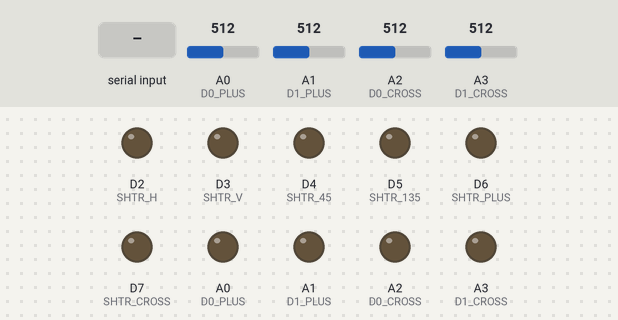
A sketch run on a simulated Arduino Zero (SAMD21). Parts: output pins drawn as LEDs (lit = HIGH). Inputs (shaded band) come from the test bench; at power-on: A0 (D0_PLUS) = 512, A1 (D1_PLUS) = 512, A2 (D0_CROSS) = 512, A3 (D1_CROSS) = 512 (analog values on the 0–1023 scale). What the sketch prints to the serial monitor is not drawn.

Above: at 1.2 s.
1.3 s: "0" received over Serial
At 1.7 s:
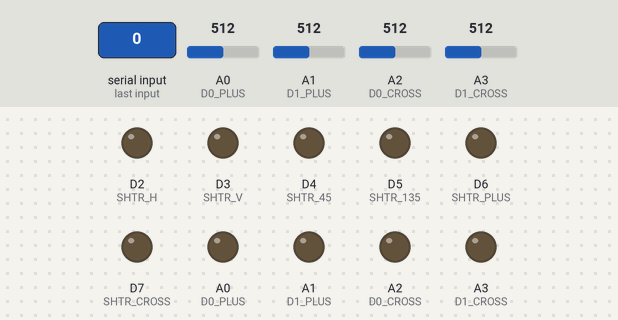
2.8 s: "1" received over Serial
At 4.0 s:
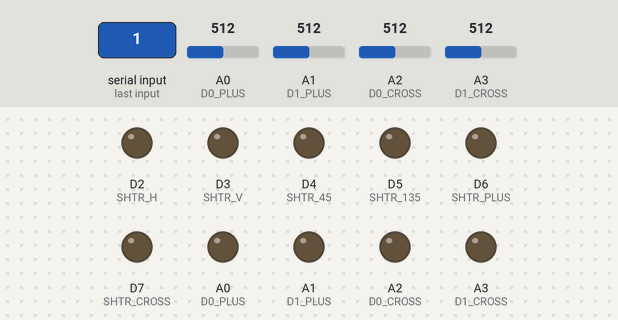
4.3 s: "2" received over Serial
At 5.2 s:
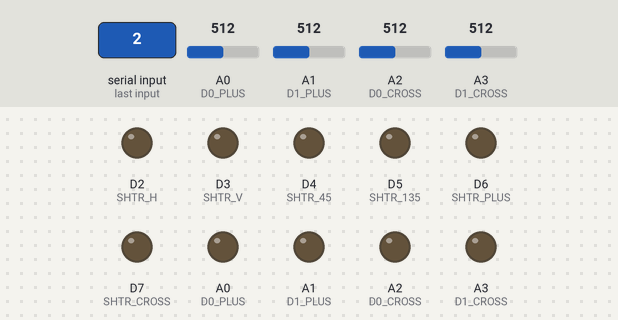
5.8 s: "3" received over Serial
At 6.3 s:
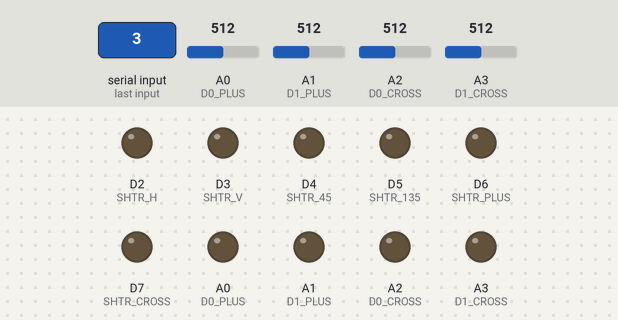
7.3 s: "4" received over Serial
At 8.5 s:
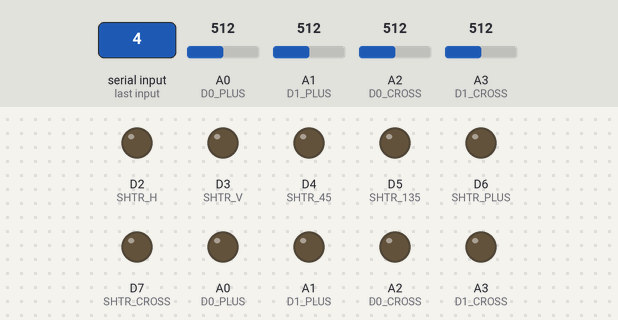
8.8 s: "5" received over Serial
At 9.8 s:
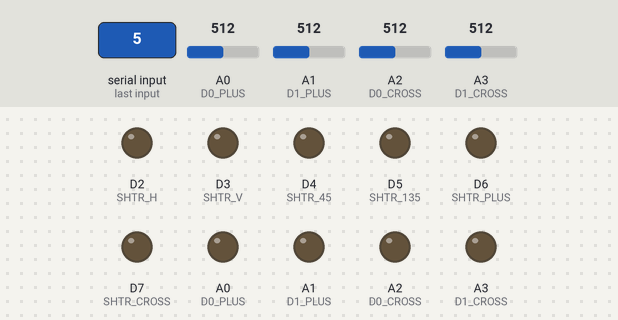
Timing chart, 0 to 11.3 s (numbered marks = the images above; inputs shaded):
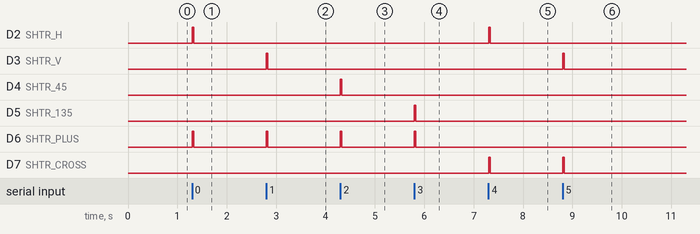

The sketch:

RandomInterruptCall_ArduinoIDE.ino
```cpp
#define SHTR_H 2           //TTL for Shutter H
#define SHTR_V 3           //TTL for Shutter V
#define SHTR_45 4          //TTL for Shutter 45
#define SHTR_135 5         //TTL for Shutter 135
#define SHTR_PLUS 6        //TTL for Shutter +
#define SHTR_CROSS 7       //TTL for Shutter x

#define D0_PLUS A0         //Detector +0
#define D1_PLUS A1         //Detector +1
#define D0_CROSS A2        //Detector x0
#define D1_CROSS A3        //Detector x1


double val0;
double val1;
double val2;
double val3;
int i;


void setup() {

  Serial.begin(9600);
  analogReadResolution(12);

  pinMode( SHTR_H, OUTPUT);        digitalWrite(SHTR_H, LOW);
  pinMode( SHTR_V, OUTPUT);        digitalWrite(SHTR_V, LOW);
  pinMode( SHTR_45, OUTPUT);       digitalWrite(SHTR_45, LOW);
  pinMode( SHTR_135, OUTPUT);      digitalWrite(SHTR_135, LOW);
  pinMode( SHTR_PLUS, OUTPUT);     digitalWrite(SHTR_PLUS, LOW);
  pinMode( SHTR_CROSS, OUTPUT);    digitalWrite(SHTR_CROSS, LOW);

  pinMode( D0_PLUS, INPUT);        analogWrite(D0_PLUS, 0);
  pinMode( D1_PLUS, INPUT);        analogWrite(D1_PLUS, 0);
  pinMode( D0_CROSS, INPUT);       analogWrite(D0_CROSS, 0);
  pinMode( D1_CROSS, INPUT);       analogWrite(D1_CROSS, 0);
  Serial.flush();

}

void loop() {
}


void serialEvent() {
  if (Serial.available()) {
    i = Serial.read();
  }

  if (i == '0') {
    CALL_0();
  }
  else if (i == '1') {
    CALL_1();
  }
    else if (i == '2') {
    CALL_2();
  }
    else if (i == '3') {
    CALL_3();
  }
    else if (i == '4') {
    CALL_4();
  }
    else if (i == '5') {
    CALL_5();
  }
    else if (i == '6') {
    CALL_6();
  }
    else if (i == '7') {
    CALL_7();
  }
}


void CALL_0() {
  /* SHUTTER OPENING*/
  digitalWrite(SHTR_H, HIGH);        digitalWrite(SHTR_PLUS, HIGH);      delay(30);
  /* SENDING DETECTORS DATA */
  Serial.write("H");                 Serial.print("START");              //Serial.print("           ");
  Serial.write("+");                 Serial.print("BASE");               //Serial.print("           ");
  val0 = analogRead(D0_PLUS);        Serial.print(val0);                 Serial.print("DONE");                  //Serial.print("           ");
  val1 = analogRead(D1_PLUS);        Serial.print(val1);                 Serial.print("DTWO");                  //Serial.print("           ");
  val2 = analogRead(D0_CROSS);       Serial.print(val2);                 Serial.print("DTHR");                  //Serial.print("           ");
  val3 = analogRead(D1_CROSS);       Serial.print(val3);                 Serial.print("DFOU");                  //Serial.println("           ");
  /* SHUTTER CLOSING*/
  digitalWrite(SHTR_H, LOW);         digitalWrite(SHTR_PLUS, LOW);       delay(300);
}

void CALL_1() {
  /* SHUTTER OPENING*/
  digitalWrite(SHTR_V, HIGH);        digitalWrite(SHTR_PLUS, HIGH);      delay(30);
  /* SENDING DETECTORS DATA */
  Serial.write("V");                 Serial.print("START");              //Serial.print("           ");
  Serial.write("+");                 Serial.print("BASE");               //Serial.print("           ");
  val0 = analogRead(D0_PLUS);        Serial.print(val0);                 Serial.print("DONE");                 //Serial.print("           ");
  val1 = analogRead(D1_PLUS);        Serial.print(val1);                 Serial.print("DTWO");                 //Serial.print("           ");
  val2 = analogRead(D0_CROSS);       Serial.print(val2);                 Serial.print("DTHR");                 //Serial.print("           ");
  val3 = analogRead(D1_CROSS);       Serial.print(val3);                 Serial.print("DFOU");                 //Serial.println("           ");
  /* SHUTTER CLOSING*/
  digitalWrite(SHTR_V, LOW);         digitalWrite(SHTR_PLUS, LOW);       delay(300);
}


void CALL_2() {
  /* SHUTTER OPENING*/
  digitalWrite(SHTR_45, HIGH);       digitalWrite(SHTR_PLUS, HIGH);      delay(30);
  /* SENDING DETECTORS DATA */
  Serial.write("D");                 Serial.print("START");              //Serial.print("           ");
  Serial.write("+");                 Serial.print("BASE");               //Serial.print("           ");
  val0 = analogRead(D0_PLUS);        Serial.print(val0);                 Serial.print("DONE");                //Serial.print("           ");
  val1 = analogRead(D1_PLUS);        Serial.print(val1);                 Serial.print("DTWO");                //Serial.print("           ");
  val2 = analogRead(D0_CROSS);       Serial.print(val2);                 Serial.print("DTHR");                //Serial.print("           ");
  val3 = analogRead(D1_CROSS);       Serial.print(val3);                 Serial.print("DFOU");                //Serial.println("           ");
  /* SHUTTER CLOSING*/
  digitalWrite(SHTR_45, LOW);        digitalWrite(SHTR_PLUS, LOW);       delay(300);
}


void CALL_3() {
  /* SHUTTER OPENING*/
  digitalWrite(SHTR_135, HIGH);      digitalWrite(SHTR_PLUS, HIGH);      delay(30);
  /* SENDING DETECTORS DATA */
  Serial.write("A");                 Serial.print("START");              //Serial.print("           ");
  Serial.write("+");                 Serial.print("BASE");               //Serial.print("           ");
  val0 = analogRead(D0_PLUS);        Serial.print(val0);                 Serial.print("DONE");                //Serial.print("           ");
  val1 = analogRead(D1_PLUS);        Serial.print(val1);                 Serial.print("DTWO");                //Serial.print("           ");
  val2 = analogRead(D0_CROSS);       Serial.print(val2);                 Serial.print("DTHR");                //Serial.print("           ");
  val3 = analogRead(D1_CROSS);       Serial.print(val3);                 Serial.print("DFOU");                //Serial.println("           ");
  /* SHUTTER CLOSING*/
  digitalWrite(SHTR_135, LOW);       digitalWrite(SHTR_PLUS, LOW);       delay(300);
}


void CALL_4() {
  /* SHUTTER OPENING*/
  digitalWrite(SHTR_H, HIGH);       digitalWrite(SHTR_CROSS, HIGH);      delay(30);
  /* SENDING DETECTORS DATA */
  Serial.write("H");                Serial.print("START");               //Serial.print("           ");
  Serial.write("x");                Serial.print("BASE");                //Serial.print("           ");
  val0 = analogRead(D0_PLUS);       Serial.print(val0);                  Serial.print("DONE");                //Serial.print("           ");
  val1 = analogRead(D1_PLUS);       Serial.print(val1);                  Serial.print("DTWO");                //Serial.print("           ");
  val2 = analogRead(D0_CROSS);      Serial.print(val2);                  Serial.print("DTHR");                //Serial.print("           ");
  val3 = analogRead(D1_CROSS);      Serial.print(val3);                  Serial.print("DFOU");                //Serial.println("           ");
  /* SHUTTER CLOSING*/
  digitalWrite(SHTR_H, LOW);        digitalWrite(SHTR_CROSS, LOW);       delay(300);
}

void CALL_5() {
  /* SHUTTER OPENING*/
  digitalWrite(SHTR_V, HIGH);       digitalWrite(SHTR_CROSS, HIGH);      delay(30);
  /* SENDING DETECTORS DATA */
  Serial.write("V");                Serial.print("START");               //Serial.print("           ");
  Serial.write("x");                Serial.print("BASE");                //Serial.print("           ");
  val0 = analogRead(D0_PLUS);       Serial.print(val0);                  Serial.print("DONE");                //Serial.print("           ");
  val1 = analogRead(D1_PLUS);       Serial.print(val1);                  Serial.print("DTWO");                //Serial.print("           ");
  val2 = analogRead(D0_CROSS);      Serial.print(val2);                  Serial.print("DTHR");                //Serial.print("           ");
  val3 = analogRead(D1_CROSS);      Serial.print(val3);                  Serial.print("DFOU");                //Serial.println("           ");
  /* SHUTTER CLOSING*/
  digitalWrite(SHTR_V, LOW);        digitalWrite(SHTR_CROSS, LOW);       delay(300);
}


void CALL_6() {
  /* SHUTTER OPENING*/
  digitalWrite(SHTR_45, HIGH);     digitalWrite(SHTR_CROSS, HIGH);       delay(30);
  /* SENDING DETECTORS DATA */
  Serial.print("D");               Serial.print("START");                //Serial.print("           ");
  Serial.print("x");               Serial.print("BASE");                 //Serial.print("           ");
  val0 = analogRead(D0_PLUS);      Serial.print(val0);                   Serial.print("DONE");               //Serial.print("           ");
  val1 = analogRead(D1_PLUS);      Serial.print(val1);                   Serial.print("DTWO");               //Serial.print("           ");
  val2 = analogRead(D0_CROSS);     Serial.print(val2);                   Serial.print("DTHR");               //Serial.print("           ");
  val3 = analogRead(D1_CROSS);     Serial.print(val3);                   Serial.print("DFOU");               //Serial.println("           ");
  /* SHUTTER CLOSING*/
  digitalWrite(SHTR_45, LOW);      digitalWrite(SHTR_CROSS, LOW);        delay(300);
}


void CALL_7() {
  /* SHUTTER OPENING*/
  digitalWrite(SHTR_135, HIGH);     digitalWrite(SHTR_CROSS, HIGH);      delay(30);
  /* SENDING DETECTORS DATA */
  Serial.write("A");                Serial.print("START");               //Serial.print("           ");
  Serial.write("x");                Serial.print("BASE");                //Serial.print("           ");
  val0 = analogRead(D0_PLUS);       Serial.print(val0);                  Serial.print("DONE");                //Serial.print("           ");
  val1 = analogRead(D1_PLUS);       Serial.print(val1);                  Serial.print("DTWO");                //Serial.print("           ");
  val2 = analogRead(D0_CROSS);      Serial.print(val2);                  Serial.print("DTHR");                //Serial.print("           ");
  val3 = analogRead(D1_CROSS);      Serial.print(val3);                  Serial.print("DFOU");                //Serial.println("           ");
  /* SHUTTER CLOSING*/
  digitalWrite(SHTR_135, LOW);      digitalWrite(SHTR_CROSS, LOW);       delay(300);
}
```

Measured:
- after the input at 1.3 s, D2 (SHTR_H), D6 (SHTR_PLUS): LOW → HIGH at once, → LOW 0.03 s later
- after the input at 2.8 s, D3 (SHTR_V), D6 (SHTR_PLUS): LOW → HIGH at once, → LOW 0.03 s later
- after the input at 4.3 s, D4 (SHTR_45), D6 (SHTR_PLUS): LOW → HIGH at once, → LOW 0.03 s later
- after the input at 5.8 s, D5 (SHTR_135), D6 (SHTR_PLUS): LOW → HIGH at once, → LOW 0.03 s later
- after the input at 7.3 s, D2 (SHTR_H), D7 (SHTR_CROSS): LOW → HIGH at once, → LOW 0.03 s later
- after the input at 8.8 s, D3 (SHTR_V), D7 (SHTR_CROSS): LOW → HIGH at once, → LOW 0.03 s later
